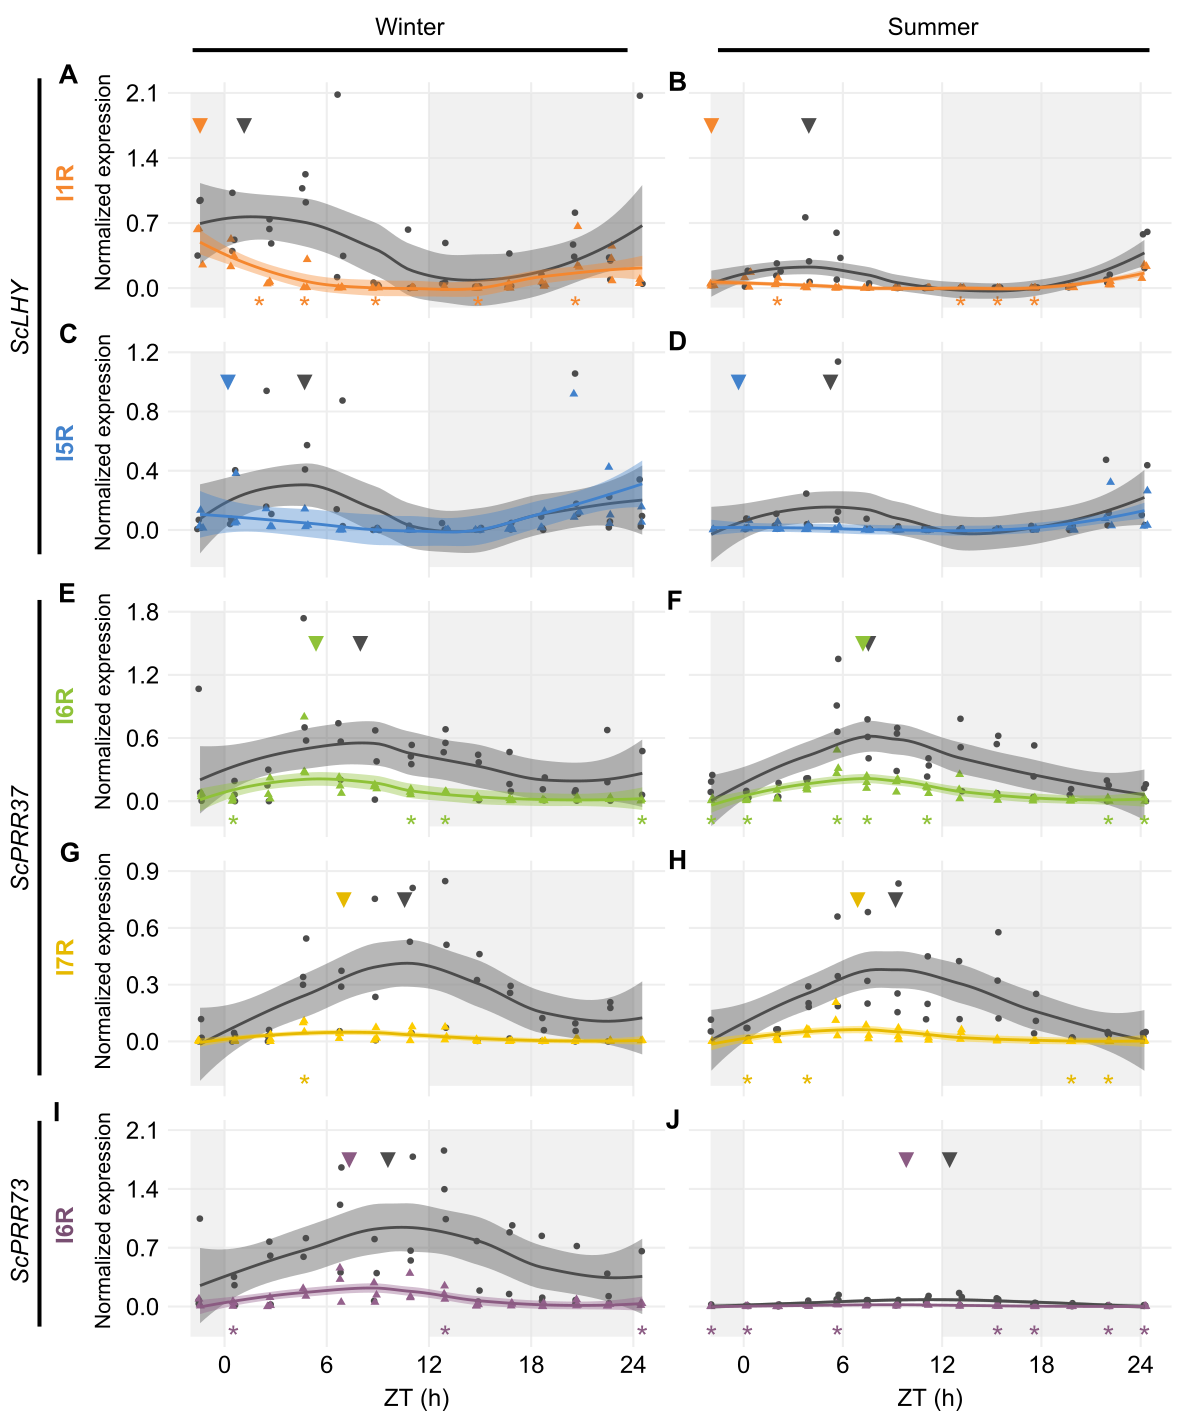

R code for this plot:
library(ggplot2)
library(scales)
library(reshape2)
library(cowplot)
library(png)
library(grid)
library(RColorBrewer)

theme_set(theme_cowplot())

#export 1100 x 1350

#FS <- "#874D96"
#AS <- "#3A934C"
FS_line = "solid"
AS_line = "dashed"

FS <- "#4d4d4d"
AS1 <- "#F7882F"
AS2 <- "#4484CE"

LHY1_timecourses_F1C1 <- read.csv("LHY1_splicing_F1C1_all.txt", sep="\t")
LHY1_timecourses_F1C1$Splice = factor(LHY1_timecourses_F1C1$Splice, levels=c("FS", "AS"))
LHY.1_F1C1 <- ggplot(data=LHY1_timecourses_F1C1, aes(x=CT, y=LHY.1, group=Splice)) +
  annotate("rect", xmin = -2, xmax = 0, ymin = -0.21, ymax = 2.1, alpha = .5, fill = "#e3e3e3")+
  annotate("rect", xmin = 12, xmax = 24, ymin = -0.21, ymax = 2.1, alpha = .5, fill = "#e3e3e3")+
  geom_jitter(aes(col=Splice, shape = Splice),position=position_jitter(0.2), size = 2) +
  stat_smooth(aes(group = Splice, colour = Splice, fill=Splice, outfit=fit2<<-..y..),method="loess",  span = 0.8)+
  scale_colour_manual(values=c(FS, AS1))+
  scale_fill_manual(values=c(FS, AS1))+
  scale_linetype_manual(values=c(FS_line, AS_line)) +
  annotate("text", x = 1.15, y = 1.75, label = "\u25bc", size = 6, colour=FS)+
  annotate("text", x = -1.44, y = 1.75, label = "\u25bc", size = 6, colour=AS1)+
  annotate("text", x = 2.04, y = -0.21, label = "\u002a", size = 8, colour=AS1)+
  annotate("text", x = 4.7, y = -0.21, label = "\u002a", size = 8, colour=AS1)+
  annotate("text", x = 8.87, y = -0.21, label = "\u002a", size = 8, colour=AS1)+
  annotate("text", x = 14.88, y = -0.21, label = "\u002a", size = 8, colour=AS1)+
  annotate("text", x = 20.6, y = -0.21, label = "\u002a", size = 8, colour=AS1)+
    #annotate("segment", x = 1, xend = 1, y = 1.75, yend = 1.25, colour = FS, size=1.2, arrow=arrow())+
  #annotate("segment", x = -1, xend = -1, y = 1.75, yend = 1.25, colour = AS1, size=1.2, arrow=arrow())+
    scale_x_continuous(breaks=seq(0,24,6), name="ZT (h)", limits=c(-2, 24.55))+
  scale_y_continuous(breaks=seq(0,2.61,0.7), name="Normalized Expression", limits=c(-0.21,2.1))+
  theme(panel.grid.major = element_line(colour = "#efefef", size = 0.75), 
        text = element_text(size=18), 
        axis.ticks = element_blank(),
        axis.line = element_blank(),
        #axis.text.x = element_text(size=18),
        axis.text.x = element_blank(),
        axis.title.x = element_blank(),
        axis.text.y = element_text(size=18),
        #axis.text.y = element_blank(),
        #axis.title.y = element_blank(),
        legend.position = "none"
  )
LHY.1_F1C1

#method to identify the peak and though of the smoothed fit in C1
fit2 <- data.frame(fit2)
fit3 <- fit2[1:80, ]
fit4 <- fit2[81:160, ]
fit5 <- cbind(fit3, fit4)
fit5 <- data.frame(fit5)
maxFS0 <- data.frame(which(fit5 == max(fit5$fit3), arr.ind=TRUE))
maxFS <- ((maxFS0$row-1)*25.96/80)-1.44
maxAS0 <- data.frame(which(fit5 == max(fit5$fit4), arr.ind=TRUE))
maxAS <- ((maxAS0$row-1)*25.96/80)-1.44
minFS0 <- data.frame(which(fit5 == min(fit5$fit3), arr.ind=TRUE))
minFS <- ((minFS0$row-1)*25.96/80)-1.44
minAS0 <- data.frame(which(fit5 == min(fit5$fit4), arr.ind=TRUE))
minAS <- ((minAS0$row-1)*25.96/80)-1.44
FinalMaxMin <- cbind(maxFS, minFS, maxAS, minAS)
round(FinalMaxMin)

LHY1_timecourses_F1C2 <- read.csv("LHY1_splicing_F1C2_all.txt", sep="\t")
LHY1_timecourses_F1C2$Splice = factor(LHY1_timecourses_F1C2$Splice, levels=c("FS", "AS"))
LHY.1_F1C2 <- ggplot(data=LHY1_timecourses_F1C2, aes(x=CT, y=LHY.1, group=Splice)) +
  annotate("rect", xmin = -2, xmax = 0, ymin = -0.21, ymax = 2.1, alpha = .5, fill = "#e3e3e3")+
  annotate("rect", xmin = 12, xmax = 24, ymin = -0.21, ymax = 2.1, alpha = .5, fill = "#e3e3e3")+
  annotate("text", x = 3.94, y = 1.75, label = "\u25bc", size = 6, colour=FS)+
  annotate("text", x = -1.95, y = 1.75, label = "\u25bc", size = 6, colour=AS1)+
  annotate("text", x = 2.04, y = -0.21, label = "\u002a", size = 8, colour=AS1)+
  annotate("text", x = 13.12, y = -0.21, label = "\u002a", size = 8, colour=AS1)+
  annotate("text", x = 15.35, y = -0.21, label = "\u002a", size = 8, colour=AS1)+
  annotate("text", x = 17.58, y = -0.21, label = "\u002a", size = 8, colour=AS1)+
  geom_jitter(aes(col=Splice, shape = Splice),position=position_jitter(0.2), size = 2) +
  #stat_summary(aes(group=Splice, col=Splice, linetype=Splice), fun.y=mean, geom="line", size = 1.0)+
  geom_smooth(aes(group = Splice, colour = Splice, fill=Splice, outfit=fit2<<-..y..), span = 0.8)+
  scale_colour_manual(values=c(FS, AS1))+
  scale_fill_manual(values=c(FS, AS1))+
  scale_linetype_manual(values=c(FS_line, AS_line)) +
  scale_x_continuous(breaks=seq(0,24,6), name="ZT (h)", limits=c(-2, 24.55))+
  scale_y_continuous(breaks=seq(0,2.1,0.7), name="Normalized Expression", limits=c(-0.21,2.1))+
  theme(panel.grid.major = element_line(colour = "#efefef", size = 0.75), 
        text = element_text(size=18), 
        axis.ticks = element_blank(),
        axis.line = element_blank(),
        #axis.text.x = element_text(size=18),
        axis.text.x = element_blank(),
        axis.title.x = element_blank(),
        #axis.text.y = element_text(size=18),
        axis.text.y = element_blank(),
        axis.title.y = element_blank(),
        legend.position = "none"
  )
LHY.1_F1C2

#method to identify the peak and though of the smoothed fit in C2
fit2 <- data.frame(fit2)
fit3 <- fit2[1:60, ]
fit4 <- fit2[81:140, ]
fit5 <- cbind(fit3, fit4)
fit5 <- data.frame(fit5)
maxFS0 <- data.frame(which(fit5 == max(fit5$fit3), arr.ind=TRUE))
maxFS <- ((maxFS0$row-1)*26.18/80)-1.95
maxAS0 <- data.frame(which(fit5 == max(fit5$fit4), arr.ind=TRUE))
maxAS <- ((maxAS0$row-1)*26.18/80)-1.95
minFS0 <- data.frame(which(fit5 == min(fit5$fit3), arr.ind=TRUE))
minFS <- ((minFS0$row-1)*26.18/80)-1.95
minAS0 <- data.frame(which(fit5 == min(fit5$fit4), arr.ind=TRUE))
minAS <- ((minAS0$row-1)*26.18/80)-1.95
FinalMaxMin <- cbind(maxFS, minFS, maxAS, minAS)
round(FinalMaxMin)

LHY4_timecourses_F1C1 <- read.csv("LHY4_splicing_F1C1_all.txt", sep="\t")
LHY4_timecourses_F1C1$Splice = factor(LHY4_timecourses_F1C1$Splice, levels=c("FS", "AS"))
LHY.4_F1C1 <- ggplot(data=LHY4_timecourses_F1C1, aes(x=CT, y=LHY.4, group=Splice)) +
  annotate("rect", xmin = -2, xmax = 0, ymin = -0.25, ymax = 1.2, alpha = .5, fill = "#e3e3e3")+
  annotate("rect", xmin = 12, xmax = 24, ymin = -0.25, ymax = 1.2, alpha = .5, fill = "#e3e3e3")+
  geom_jitter(aes(col=Splice, shape = Splice),position=position_jitter(0.2), size = 2) +
  #stat_summary(aes(group=Splice, col=Splice, linetype=Splice), fun.y=mean, geom="line", size = 1.0)+
  stat_smooth(aes(group = Splice, colour = Splice, fill=Splice, outfit=fit2<<-..y..), span = 0.8)+
  annotate("text", x = 4.7, y = 1, label = "\u25bc", size = 6, colour=FS)+
  annotate("text", x = 0.2, y = 1, label = "\u25bc", size = 6, colour=AS2)+
  scale_colour_manual(values=c(FS, AS2))+
  scale_fill_manual(values=c(FS, AS2))+
  scale_linetype_manual(values=c(FS_line, AS_line)) +
  scale_x_continuous(breaks=seq(0,24,6), name="ZT (h)", limits=c(-2, 24.55))+
  scale_y_continuous(breaks=seq(0,1.2,0.4), name="Normalized Expression", limits=c(-0.25,1.2))+
  theme(panel.grid.major = element_line(colour = "#efefef", size = 0.75), 
        text = element_text(size=18), 
        axis.ticks = element_blank(),
        axis.line = element_blank(),
        #axis.text.x = element_text(size=18),
        axis.text.x = element_blank(),
        axis.title.x = element_blank(),
        axis.text.y = element_text(size=18),
        #axis.text.y = element_blank(),
        #axis.title.y = element_blank(),
        legend.position = "none"
  )
LHY.4_F1C1

#method to identify the peak and though of the smoothed fit in C1
fit2 <- data.frame(fit2)
fit3 <- fit2[1:80, ]
fit4 <- fit2[81:160, ]
fit5 <- cbind(fit3, fit4)
fit5 <- data.frame(fit5)
maxFS0 <- data.frame(which(fit5 == max(fit5$fit3), arr.ind=TRUE))
maxFS <- ((maxFS0$row-1)*25.96/80)-1.44
maxAS0 <- data.frame(which(fit5 == max(fit5$fit4), arr.ind=TRUE))
maxAS <- ((maxAS0$row-1)*25.96/80)-1.44
minFS0 <- data.frame(which(fit5 == min(fit5$fit3), arr.ind=TRUE))
minFS <- ((minFS0$row-1)*25.96/80)-1.44
minAS0 <- data.frame(which(fit5 == min(fit5$fit4), arr.ind=TRUE))
minAS <- ((minAS0$row-1)*25.96/80)-1.44
FinalMaxMin <- cbind(maxFS, minFS, maxAS, minAS)
round(FinalMaxMin)


LHY4_timecourses_F1C2 <- read.csv("LHY4_splicing_F1C2_all.txt", sep="\t")
LHY4_timecourses_F1C2$Splice = factor(LHY4_timecourses_F1C2$Splice, levels=c("FS", "AS"))
LHY.4_F1C2 <- ggplot(data=LHY4_timecourses_F1C2, aes(x=CT, y=LHY.4, group=Splice)) +
  annotate("rect", xmin = -2, xmax = 0, ymin = -0.25, ymax = 1.2, alpha = .5, fill = "#e3e3e3")+
  annotate("rect", xmin = 12, xmax = 24, ymin = -0.25, ymax = 1.2, alpha = .5, fill = "#e3e3e3")+
  #geom_errorbar(aes(ymin=LHY.4-LHY.4_SD, ymax=LHY.4+LHY.4_SD, colour = Splice), width=.5,  size = 1.0, position=position_dodge(.3))+ 
  geom_jitter(aes(col=Splice, shape = Splice),position=position_jitter(0.2), size = 2) +
  stat_smooth(aes(group = Splice, colour = Splice, fill=Splice, outfit=fit2<<-..y..), span = 0.8)+
  annotate("text", x = 5.25, y = 1, label = "\u25bc", size = 6, colour=FS)+
  annotate("text", x = -0.31, y = 1, label = "\u25bc", size = 6, colour=AS2)+
  scale_colour_manual(values=c(FS, AS2))+
  scale_fill_manual(values=c(FS, AS2))+
  scale_linetype_manual(values=c(FS_line, AS_line)) +
  scale_x_continuous(breaks=seq(0,24,6), name="ZT (h)", limits=c(-2, 24.55))+
  scale_y_continuous(breaks=seq(0,1.2,0.4), name="Normalized Expression", limits=c(-0.25,1.2))+
  theme(panel.grid.major = element_line(colour = "#efefef", size = 0.75), 
        text = element_text(size=18), 
        axis.ticks = element_blank(),
        axis.line = element_blank(),
        #axis.text.x = element_text(size=18),
        axis.text.x = element_blank(),
        axis.title.x = element_blank(),
        #axis.text.y = element_text(size=18),
        axis.text.y = element_blank(),
        axis.title.y = element_blank(),
        legend.position = "none"
  )
LHY.4_F1C2

#method to identify the peak and though of the smoothed fit in C2
fit2 <- data.frame(fit2)
fit3 <- fit2[1:60, ]
fit4 <- fit2[81:140, ]
fit5 <- cbind(fit3, fit4)
fit5 <- data.frame(fit5)
maxFS0 <- data.frame(which(fit5 == max(fit5$fit3), arr.ind=TRUE))
maxFS <- ((maxFS0$row-1)*26.18/80)-1.95
maxAS0 <- data.frame(which(fit5 == max(fit5$fit4), arr.ind=TRUE))
maxAS <- ((maxAS0$row-1)*26.18/80)-1.95
minFS0 <- data.frame(which(fit5 == min(fit5$fit3), arr.ind=TRUE))
minFS <- ((minFS0$row-1)*26.18/80)-1.95
minAS0 <- data.frame(which(fit5 == min(fit5$fit4), arr.ind=TRUE))
minAS <- ((minAS0$row-1)*26.18/80)-1.95
FinalMaxMin <- cbind(maxFS, minFS, maxAS, minAS)
round(FinalMaxMin)

AS4 <- "#FECE00"
AS3 <- "#8FC33A"

PRR3731_timecourses_F1C1 <- read.csv("PRR3731_splicing_F1C1_all.txt", sep="\t")
PRR3731_timecourses_F1C1$Splice = factor(PRR3731_timecourses_F1C1$Splice, levels=c("FS", "AS"))
PRR37.31_F1C1 <- ggplot(data=PRR3731_timecourses_F1C1, aes(x=CT, y=PRR37.31, group=Splice)) +
  annotate("rect", xmin = -2, xmax = 0, ymin = -0.24, ymax = 1.8, alpha = .5, fill = "#e3e3e3")+
  annotate("rect", xmin = 12, xmax = 24, ymin = -0.24, ymax = 1.8, alpha = .5, fill = "#e3e3e3")+
  geom_jitter(aes(col=Splice, shape = Splice),position=position_jitter(0.1), size = 2) +
  stat_smooth(aes(group = Splice, colour = Splice, fill=Splice, outfit=fit2<<-..y..), span = 0.8)+
  annotate("text", x = 7.97, y = 1.5, label = "\u25bc", size = 6, colour=FS)+
  annotate("text", x = 5.37, y = 1.5, label = "\u25bc", size = 6, colour=AS3)+
  annotate("text", x = 0.52, y = -0.24, label = "\u002a", size = 8, colour=AS3)+
  annotate("text", x = 10.96, y = -0.24, label = "\u002a", size = 8, colour=AS3)+
  annotate("text", x = 12.96, y = -0.24, label = "\u002a", size = 8, colour=AS3)+
  annotate("text", x = 24.52, y = -0.24, label = "\u002a", size = 8, colour=AS3)+
    scale_colour_manual(values=c(FS, AS3))+
  scale_fill_manual(values=c(FS, AS3))+
  scale_linetype_manual(values=c(FS_line, AS_line)) +
  scale_x_continuous(breaks=seq(0,24,6), name="ZT (h)", limits=c(-2, 24.55))+
  scale_y_continuous(breaks=seq(0,1.8,0.6), name="Normalized Expression", limits=c(-0.24,1.8))+
  theme(panel.grid.major = element_line(colour = "#efefef", size = 0.75), 
        text = element_text(size=18), 
        axis.ticks = element_blank(),
        axis.line = element_blank(),
        #axis.text.x = element_text(size=18),
        axis.text.x = element_blank(),
        axis.title.x = element_blank(),
        axis.text.y = element_text(size=18),
        #axis.text.y = element_blank(),
        #axis.title.y = element_blank(),
        legend.position = "none"
  )
PRR37.31_F1C1

#method to identify the peak and though of the smoothed fit in C1
fit2 <- data.frame(fit2)
fit3 <- fit2[1:80, ]
fit4 <- fit2[81:160, ]
fit5 <- cbind(fit3, fit4)
fit5 <- data.frame(fit5)
maxFS0 <- data.frame(which(fit5 == max(fit5$fit3), arr.ind=TRUE))
maxFS <- ((maxFS0$row-1)*25.96/80)-1.44
maxAS0 <- data.frame(which(fit5 == max(fit5$fit4), arr.ind=TRUE))
maxAS <- ((maxAS0$row-1)*25.96/80)-1.44
minFS0 <- data.frame(which(fit5 == min(fit5$fit3), arr.ind=TRUE))
minFS <- ((minFS0$row-1)*25.96/80)-1.44
minAS0 <- data.frame(which(fit5 == min(fit5$fit4), arr.ind=TRUE))
minAS <- ((minAS0$row-1)*25.96/80)-1.44
FinalMaxMin <- cbind(maxFS, minFS, maxAS, minAS)
round(FinalMaxMin)

PRR3731_timecourses_F1C2 <- read.csv("PRR3731_splicing_F1C2_all.txt", sep="\t")
PRR3731_timecourses_F1C2$Splice = factor(PRR3731_timecourses_F1C2$Splice, levels=c("FS", "AS"))
PRR37.31_F1C2 <- ggplot(data=PRR3731_timecourses_F1C2, aes(x=CT, y=PRR37.31, group=Splice)) +
  annotate("rect", xmin = -2, xmax = 0, ymin = -0.24, ymax = 1.8, alpha = .5, fill = "#e3e3e3")+
  annotate("rect", xmin = 12, xmax = 24, ymin = -0.24, ymax = 1.8, alpha = .5, fill = "#e3e3e3")+
  geom_jitter(aes(col=Splice, shape = Splice),position=position_jitter(0.1), size = 2) +
  stat_smooth(aes(group = Splice, colour = Splice, fill=Splice, outfit=fit2<<-..y..), span = 0.8)+
  annotate("text", x = 7.54, y = 1.5, label = "\u25bc", size = 6, colour=FS)+
  annotate("text", x = 7.21, y = 1.5, label = "\u25bc", size = 6, colour=AS3)+
  annotate("text", x = 0.23, y = -0.24, label = "\u002a", size = 8, colour=AS3)+
  annotate("text", x = 5.66, y = -0.24, label = "\u002a", size = 8, colour=AS3)+
  annotate("text", x = 7.47, y = -0.24, label = "\u002a", size = 8, colour=AS3)+
  annotate("text", x = 11.09, y = -0.24, label = "\u002a", size = 8, colour=AS3)+
  annotate("text", x = 22.05, y = -0.24, label = "\u002a", size = 8, colour=AS3)+
  annotate("text", x = -1.95, y = -0.24, label = "\u002a", size = 8, colour=AS3)+
  annotate("text", x = 24.23, y = -0.24, label = "\u002a", size = 8, colour=AS3)+
  scale_colour_manual(values=c(FS, AS3))+
  scale_fill_manual(values=c(FS, AS3))+
  scale_linetype_manual(values=c(FS_line, AS_line)) +
  scale_x_continuous(breaks=seq(0,24,6), name="ZT (h)", limits=c(-2, 24.55))+
  scale_y_continuous(breaks=seq(0,1.8,0.6), name="Normalized Expression", limits=c(-0.24,1.8))+
  theme(panel.grid.major = element_line(colour = "#efefef", size = 0.75), 
        text = element_text(size=18), 
        axis.ticks = element_blank(),
        axis.line = element_blank(),
        #axis.text.x = element_text(size=18),
        axis.text.x = element_blank(),
        axis.title.x = element_blank(),
        axis.text.y = element_blank(),
        axis.title.y = element_blank(),
        #axis.text.y = element_text(size=18),
        legend.position = "none"
  )
PRR37.31_F1C2

#method to identify the peak and though of the smoothed fit in C2
fit2 <- data.frame(fit2)
fit3 <- fit2[1:60, ]
fit4 <- fit2[81:140, ]
fit5 <- cbind(fit3, fit4)
fit5 <- data.frame(fit5)
maxFS0 <- data.frame(which(fit5 == max(fit5$fit3), arr.ind=TRUE))
maxFS <- ((maxFS0$row-1)*26.18/80)-1.95
maxAS0 <- data.frame(which(fit5 == max(fit5$fit4), arr.ind=TRUE))
maxAS <- ((maxAS0$row-1)*26.18/80)-1.95
minFS0 <- data.frame(which(fit5 == min(fit5$fit3), arr.ind=TRUE))
minFS <- ((minFS0$row-1)*26.18/80)-1.95
minAS0 <- data.frame(which(fit5 == min(fit5$fit4), arr.ind=TRUE))
minAS <- ((minAS0$row-1)*26.18/80)-1.95
FinalMaxMin <- cbind(maxFS, minFS, maxAS, minAS)
round(FinalMaxMin)



PRR3732_timecourses_F1C1 <- read.csv("PRR3732_splicing_F1C1_all.txt", sep="\t")
PRR3732_timecourses_F1C1$Splice = factor(PRR3732_timecourses_F1C1$Splice, levels=c("FS", "AS"))
PRR37.32_F1C1 <- ggplot(data=PRR3732_timecourses_F1C1, aes(x=CT, y=PRR37.32, group=Splice)) +
  annotate("rect", xmin = -2, xmax = 0, ymin = -0.235, ymax = 0.9, alpha = .5, fill = "#e3e3e3")+
  annotate("rect", xmin = 12, xmax = 24, ymin = -0.235, ymax = 0.9, alpha = .5, fill = "#e3e3e3")+
  geom_jitter(aes(col=Splice, shape = Splice),position=position_jitter(0.1), size = 2) +
  stat_smooth(aes(group = Splice, colour = Splice, fill=Splice, outfit=fit2<<-..y..), span = 0.8)+
  annotate("text", x = 10.57, y = 0.75, label = "\u25bc", size = 6, colour=FS)+
  annotate("text", x = 7, y = 0.75, label = "\u25bc", size = 6, colour=AS4)+
  annotate("text", x = 4.7, y = -0.235, label = "\u002a", size = 8, colour=AS4)+
  scale_colour_manual(values=c(FS, AS4))+
  scale_fill_manual(values=c(FS, AS4))+
  scale_linetype_manual(values=c(FS_line, AS_line)) +
  scale_x_continuous(breaks=seq(0,24,6), name="ZT (h)", limits=c(-2, 24.55))+
  scale_y_continuous(breaks=seq(0,0.9,0.3), name="Normalized Expression", limits=c(-0.235,0.9))+
  theme(panel.grid.major = element_line(colour = "#efefef", size = 0.75), 
        text = element_text(size=18), 
        axis.ticks = element_blank(),
        axis.line = element_blank(),
        #axis.text.x = element_text(size=18),
        axis.text.x = element_blank(),
        axis.title.x = element_blank(),
        #axis.text.y = element_blank(),
        #axis.title.y = element_blank(),
        axis.text.y = element_text(size=18),
        legend.position = "none"
  )
PRR37.32_F1C1

#method to identify the peak and though of the smoothed fit in C1
fit2 <- data.frame(fit2)
fit3 <- fit2[1:80, ]
fit4 <- fit2[81:160, ]
fit5 <- cbind(fit3, fit4)
fit5 <- data.frame(fit5)
maxFS0 <- data.frame(which(fit5 == max(fit5$fit3), arr.ind=TRUE))
maxFS <- ((maxFS0$row-1)*25.96/80)-1.44
maxAS0 <- data.frame(which(fit5 == max(fit5$fit4), arr.ind=TRUE))
maxAS <- ((maxAS0$row-1)*25.96/80)-1.44
minFS0 <- data.frame(which(fit5 == min(fit5$fit3), arr.ind=TRUE))
minFS <- ((minFS0$row-1)*25.96/80)-1.44
minAS0 <- data.frame(which(fit5 == min(fit5$fit4), arr.ind=TRUE))
minAS <- ((minAS0$row-1)*25.96/80)-1.44
FinalMaxMin <- cbind(maxFS, minFS, maxAS, minAS)
round(FinalMaxMin)

PRR3732_timecourses_F1C2 <- read.csv("PRR3732_splicing_F1C2_all.txt", sep="\t")
PRR3732_timecourses_F1C2$Splice = factor(PRR3732_timecourses_F1C2$Splice, levels=c("FS", "AS"))
PRR37.32_F1C2 <- ggplot(data=PRR3732_timecourses_F1C2, aes(x=CT, y=PRR37.32, group=Splice)) +
  annotate("rect", xmin = -2, xmax = 0, ymin = -0.235, ymax = 0.9, alpha = .5, fill = "#e3e3e3")+
  annotate("rect", xmin = 12, xmax = 24, ymin = -0.235, ymax = 0.9, alpha = .5, fill = "#e3e3e3")+
  geom_jitter(aes(col=Splice, shape = Splice),position=position_jitter(0.1), size = 2) +
  stat_smooth(aes(group = Splice, colour = Splice, fill=Splice, outfit=fit2<<-..y..), span = 0.8)+
  annotate("text", x = 9.18, y = 0.75, label = "\u25bc", size = 6, colour=FS)+
  annotate("text", x = 6.89, y = 0.75, label = "\u25bc", size = 6, colour=AS4)+
  annotate("text", x = 0.23, y = -0.235, label = "\u002a", size = 8, colour=AS4)+
  annotate("text", x = 3.85, y = -0.235, label = "\u002a", size = 8, colour=AS4)+
  annotate("text", x = 19.81, y = -0.235, label = "\u002a", size = 8, colour=AS4)+
  annotate("text", x = 22.05, y = -0.235, label = "\u002a", size = 8, colour=AS4)+
  annotate("text", x = -1.95, y = -0.24, label = "\u002a", size = 8, colour=AS4)+
  annotate("text", x = 24.23, y = -0.24, label = "\u002a", size = 8, colour=AS4)+
  scale_colour_manual(values=c(FS, AS4))+
  scale_fill_manual(values=c(FS, AS4))+
  scale_linetype_manual(values=c(FS_line, AS_line)) +
  scale_x_continuous(breaks=seq(0,24,6), name="ZT (h)", limits=c(-2, 24.55))+
  scale_y_continuous(breaks=seq(0,0.9,0.3), name="Normalized Expression", limits=c(-0.235,0.9))+
  theme(panel.grid.major = element_line(colour = "#efefef", size = 0.75), 
        text = element_text(size=18), 
        axis.ticks = element_blank(),
        axis.line = element_blank(),
        #axis.text.x = element_text(size=18),
        axis.text.x = element_blank(),
        axis.title.x = element_blank(),
        #axis.text.y = element_text(size=18),
        axis.text.y = element_blank(),
        axis.title.y = element_blank(),
        legend.position = "none"
  )
PRR37.32_F1C2

#method to identify the peak and though of the smoothed fit in C2
fit2 <- data.frame(fit2)
fit3 <- fit2[1:60, ]
fit4 <- fit2[81:140, ]
fit5 <- cbind(fit3, fit4)
fit5 <- data.frame(fit5)
maxFS0 <- data.frame(which(fit5 == max(fit5$fit3), arr.ind=TRUE))
maxFS <- ((maxFS0$row-1)*26.18/80)-1.95
maxAS0 <- data.frame(which(fit5 == max(fit5$fit4), arr.ind=TRUE))
maxAS <- ((maxAS0$row-1)*26.18/80)-1.95
minFS0 <- data.frame(which(fit5 == min(fit5$fit3), arr.ind=TRUE))
minFS <- ((minFS0$row-1)*26.18/80)-1.95
minAS0 <- data.frame(which(fit5 == min(fit5$fit4), arr.ind=TRUE))
minAS <- ((minAS0$row-1)*26.18/80)-1.95
FinalMaxMin <- cbind(maxFS, minFS, maxAS, minAS)
round(FinalMaxMin)

AS5 <- "#94618E"

PRR733_timecourses_F1C1 <- read.csv("PRR733_splicing_F1C1_all.txt", sep="\t")
PRR733_timecourses_F1C1$Splice = factor(PRR733_timecourses_F1C1$Splice, levels=c("FS", "AS"))
PRR73.3_F1C1 <- ggplot(data=PRR733_timecourses_F1C1, aes(x=CT, y=PRR73.3, group=Splice)) +
  annotate("rect", xmin = -2, xmax = 0, ymin = -0.36, ymax = 2.1, alpha = .5, fill = "#e3e3e3")+
  annotate("rect", xmin = 12, xmax = 24, ymin = -0.36, ymax = 2.1, alpha = .5, fill = "#e3e3e3")+
  geom_jitter(aes(col=Splice, shape = Splice),position=position_jitter(0.1), size = 2) +
  stat_smooth(aes(group = Splice, colour = Splice, fill=Splice, outfit=fit2<<-..y..), span = 0.8)+
  annotate("text", x = 9.59, y = 1.75, label = "\u25bc", size = 6, colour=FS)+
  annotate("text", x = 7.32, y = 1.75, label = "\u25bc", size = 6, colour=AS5)+
  annotate("text", x = 0.52, y = -0.36, label = "\u002a", size = 8, colour=AS5)+
  annotate("text", x = 12.96, y = -0.36, label = "\u002a", size = 8, colour=AS5)+
  annotate("text", x = 24.52, y = -0.36, label = "\u002a", size = 8, colour=AS5)+
  scale_colour_manual(values=c(FS, AS5))+
  scale_fill_manual(values=c(FS, AS5))+
  scale_linetype_manual(values=c(FS_line, AS_line)) +
  scale_x_continuous(breaks=seq(0,24,6), name="ZT (h)", limits=c(-2, 24.55))+
  scale_y_continuous(breaks=seq(0,2.1,0.7), name="Normalized Expression", limits=c(-0.36,2.1))+
  theme(panel.grid.major = element_line(colour = "#efefef", size = 0.75), 
        text = element_text(size=18), 
        axis.ticks = element_blank(),
        axis.line = element_blank(),
        axis.text.x = element_text(size=18),
        #axis.text.x = element_blank(),
        #axis.title.x = element_blank(),
        axis.text.y = element_text(size=18),
        legend.position = "none"
  )
PRR73.3_F1C1

#method to identify the peak and though of the smoothed fit in C1
fit2 <- data.frame(fit2)
fit3 <- fit2[1:80, ]
fit4 <- fit2[81:160, ]
fit5 <- cbind(fit3, fit4)
fit5 <- data.frame(fit5)
maxFS0 <- data.frame(which(fit5 == max(fit5$fit3), arr.ind=TRUE))
maxFS <- ((maxFS0$row-1)*25.96/80)-1.44
maxAS0 <- data.frame(which(fit5 == max(fit5$fit4), arr.ind=TRUE))
maxAS <- ((maxAS0$row-1)*25.96/80)-1.44
minFS0 <- data.frame(which(fit5 == min(fit5$fit3), arr.ind=TRUE))
minFS <- ((minFS0$row-1)*25.96/80)-1.44
minAS0 <- data.frame(which(fit5 == min(fit5$fit4), arr.ind=TRUE))
minAS <- ((minAS0$row-1)*25.96/80)-1.44
FinalMaxMin <- cbind(maxFS, minFS, maxAS, minAS)
round(FinalMaxMin)

PRR733_timecourses_F1C2 <- read.csv("PRR733_splicing_F1C2_all.txt", sep="\t")
PRR733_timecourses_F1C2$Splice = factor(PRR733_timecourses_F1C2$Splice, levels=c("FS", "AS"))
PRR73.3_F1C2 <- ggplot(data=PRR733_timecourses_F1C2, aes(x=CT, y=PRR73.3, group=Splice)) +
  annotate("rect", xmin = -2, xmax = 0, ymin = -0.36, ymax = 2.1, alpha = .5, fill = "#e3e3e3")+
  annotate("rect", xmin = 12, xmax = 24, ymin = -0.36, ymax = 2.1, alpha = .5, fill = "#e3e3e3")+
  geom_jitter(aes(col=Splice, shape = Splice),position=position_jitter(0.1), size = 2) +
  stat_smooth(aes(group = Splice, colour = Splice, fill=Splice, outfit=fit2<<-..y..), span = 0.8)+
  annotate("text", x = 12.45, y = 1.75, label = "\u25bc", size = 6, colour=FS)+
  annotate("text", x = 9.83, y = 1.75, label = "\u25bc", size = 6, colour=AS5)+
  annotate("text", x = 0.23, y = -0.36, label = "\u002a", size = 8, colour=AS5)+
  annotate("text", x = 5.66, y = -0.36, label = "\u002a", size = 8, colour=AS5)+
  annotate("text", x = 15.35, y = -0.36, label = "\u002a", size = 8, colour=AS5)+
  annotate("text", x = 17.58, y = -0.36, label = "\u002a", size = 8, colour=AS5)+
  annotate("text", x = 22.05, y = -0.36, label = "\u002a", size = 8, colour=AS5)+
  annotate("text", x = -1.95, y = -0.36, label = "\u002a", size = 8, colour=AS5)+
  annotate("text", x = 24.23, y = -0.36, label = "\u002a", size = 8, colour=AS5)+
  scale_colour_manual(values=c(FS, AS5))+
  scale_fill_manual(values=c(FS, AS5))+
  scale_linetype_manual(values=c(FS_line, AS_line)) +
  scale_x_continuous(breaks=seq(0,24,6), name="ZT (h)", limits=c(-2, 24.55))+
  scale_y_continuous(breaks=seq(0,2.1,0.7), name="Normalized Expression", limits=c(-0.36,2.1))+
  theme(panel.grid.major = element_line(colour = "#efefef", size = 0.75), 
        text = element_text(size=18), 
        axis.ticks = element_blank(),
        axis.line = element_blank(),
        axis.text.x = element_text(size=18),
        #axis.text.y = element_text(size=18),
        axis.text.y = element_blank(),
        axis.title.y = element_blank(),
        legend.position = "none"
  )
PRR73.3_F1C2

#method to identify the peak and though of the smoothed fit in C2
fit2 <- data.frame(fit2)
fit3 <- fit2[1:60, ]
fit4 <- fit2[81:140, ]
fit5 <- cbind(fit3, fit4)
fit5 <- data.frame(fit5)
maxFS0 <- data.frame(which(fit5 == max(fit5$fit3), arr.ind=TRUE))
maxFS <- ((maxFS0$row-1)*26.18/80)-1.95
maxAS0 <- data.frame(which(fit5 == max(fit5$fit4), arr.ind=TRUE))
maxAS <- ((maxAS0$row-1)*26.18/80)-1.95
minFS0 <- data.frame(which(fit5 == min(fit5$fit3), arr.ind=TRUE))
minFS <- ((minFS0$row-1)*26.18/80)-1.95
minAS0 <- data.frame(which(fit5 == min(fit5$fit4), arr.ind=TRUE))
minAS <- ((minAS0$row-1)*26.18/80)-1.95
FinalMaxMin <- cbind(maxFS, minFS, maxAS, minAS)
round(FinalMaxMin)

plot_grid(LHY.1_F1C1, LHY.1_F1C2, LHY.4_F1C1, LHY.4_F1C2, PRR37.31_F1C1, PRR37.31_F1C2, PRR37.32_F1C1, PRR37.32_F1C2, PRR73.3_F1C1, PRR73.3_F1C2, labels = c("A", "B", "C", "D", "E", "F", "G", "H", "I", "J"), ncol = 2, align = "none", rel_widths = c(1.17, 1),rel_heights = c(1,1,1,1,1.2),label_size = 20)
